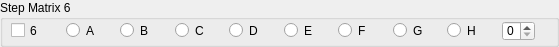
   <widget class="QGroupBox" name="groupBox_12">
    <property name="geometry">
     <rect>
      <x>102</x>
      <y>528</y>
      <width>559</width>
      <height>47</height>
     </rect>
    </property>
    <property name="title">
     <string>Step Matrix 6</string>
    </property>
    <widget class="QCheckBox" name="checkBox_10">
     <property name="geometry">
      <rect>
       <x>11</x>
       <y>22</y>
       <width>29</width>
       <height>17</height>
      </rect>
     </property>
     <property name="text">
      <string>6</string>
     </property>
    </widget>
    <widget class="QSpinBox" name="spinBox_12">
     <property name="geometry">
      <rect>
       <x>502</x>
       <y>21</y>
       <width>33</width>
       <height>20</height>
      </rect>
     </property>
    </widget>
    <widget class="QRadioButton" name="radioButton_81">
     <property name="geometry">
      <rect>
       <x>338</x>
       <y>22</y>
       <width>29</width>
       <height>17</height>
      </rect>
     </property>
     <property name="text">
      <string>F</string>
     </property>
    </widget>
    <widget class="QRadioButton" name="radioButton_82">
     <property name="geometry">
      <rect>
       <x>66</x>
       <y>22</y>
       <width>30</width>
       <height>17</height>
      </rect>
     </property>
     <property name="text">
      <string>A</string>
     </property>
    </widget>
    <widget class="QRadioButton" name="radioButton_83">
     <property name="geometry">
      <rect>
       <x>120</x>
       <y>22</y>
       <width>29</width>
       <height>17</height>
      </rect>
     </property>
     <property name="text">
      <string>B</string>
     </property>
    </widget>
    <widget class="QRadioButton" name="radioButton_84">
     <property name="geometry">
      <rect>
       <x>393</x>
       <y>22</y>
       <width>30</width>
       <height>17</height>
      </rect>
     </property>
     <property name="text">
      <string>G</string>
     </property>
    </widget>
    <widget class="QRadioButton" name="radioButton_85">
     <property name="geometry">
      <rect>
       <x>229</x>
       <y>22</y>
       <width>30</width>
       <height>17</height>
      </rect>
     </property>
     <property name="text">
      <string>D</string>
     </property>
    </widget>
    <widget class="QRadioButton" name="radioButton_86">
     <property name="geometry">
      <rect>
       <x>447</x>
       <y>22</y>
       <width>30</width>
       <height>17</height>
      </rect>
     </property>
     <property name="text">
      <string>H</string>
     </property>
    </widget>
    <widget class="QRadioButton" name="radioButton_87">
     <property name="geometry">
      <rect>
       <x>284</x>
       <y>22</y>
       <width>29</width>
       <height>17</height>
      </rect>
     </property>
     <property name="text">
      <string>E</string>
     </property>
    </widget>
    <widget class="QRadioButton" name="radioButton_88">
     <property name="geometry">
      <rect>
       <x>175</x>
       <y>22</y>
       <width>30</width>
       <height>17</height>
      </rect>
     </property>
     <property name="text">
      <string>C</string>
     </property>
    </widget>
   </widget>
